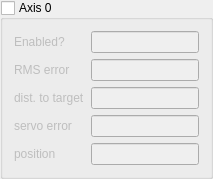
            <widget class="QGroupBox" name="box_Axis0">
             <property name="enabled">
              <bool>true</bool>
             </property>
             <property name="sizePolicy">
              <sizepolicy hsizetype="Fixed" vsizetype="Fixed">
               <horstretch>0</horstretch>
               <verstretch>0</verstretch>
              </sizepolicy>
             </property>
             <property name="title">
              <string>Axis 0</string>
             </property>
             <property name="checkable">
              <bool>true</bool>
             </property>
             <property name="checked">
              <bool>false</bool>
             </property>
             <layout class="QGridLayout" name="gridLayout_2">
              <item row="0" column="0">
               <layout class="QFormLayout" name="formLayout_4">
                <item row="0" column="0">
                 <widget class="QLabel" name="label_a0_enabled">
                  <property name="text">
                   <string>Enabled?</string>
                  </property>
                 </widget>
                </item>
                <item row="1" column="0">
                 <widget class="QLabel" name="label_a0_rms">
                  <property name="text">
                   <string>RMS error</string>
                  </property>
                 </widget>
                </item>
                <item row="1" column="1">
                 <widget class="QLineEdit" name="value_a0_rms">
                  <property name="readOnly">
                   <bool>true</bool>
                  </property>
                 </widget>
                </item>
                <item row="2" column="0">
                 <widget class="QLabel" name="label_a0_dist">
                  <property name="text">
                   <string>dist. to target</string>
                  </property>
                 </widget>
                </item>
                <item row="2" column="1">
                 <widget class="QLineEdit" name="value_a0_dist">
                  <property name="readOnly">
                   <bool>true</bool>
                  </property>
                 </widget>
                </item>
                <item row="3" column="0">
                 <widget class="QLabel" name="label_a0_servo">
                  <property name="text">
                   <string>servo error</string>
                  </property>
                 </widget>
                </item>
                <item row="3" column="1">
                 <widget class="QLineEdit" name="value_a0_servo">
                  <property name="readOnly">
                   <bool>true</bool>
                  </property>
                 </widget>
                </item>
                <item row="4" column="0">
                 <widget class="QLabel" name="label_a0_position">
                  <property name="text">
                   <string>position</string>
                  </property>
                 </widget>
                </item>
                <item row="4" column="1">
                 <widget class="QLineEdit" name="value_a0_position">
                  <property name="readOnly">
                   <bool>true</bool>
                  </property>
                 </widget>
                </item>
                <item row="0" column="1">
                 <widget class="QLineEdit" name="value_a0_enabled"/>
                </item>
               </layout>
              </item>
             </layout>
            </widget>
